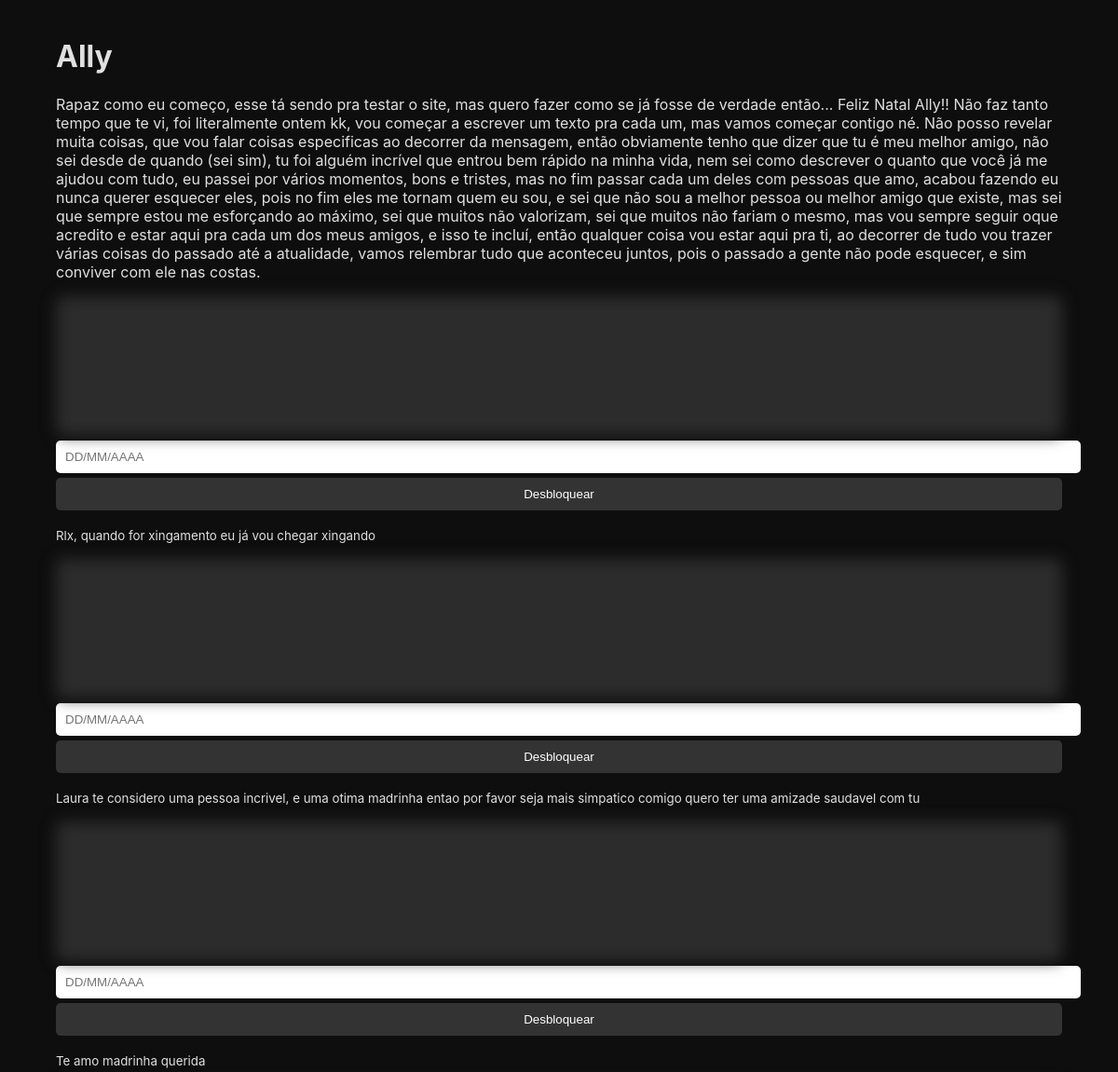
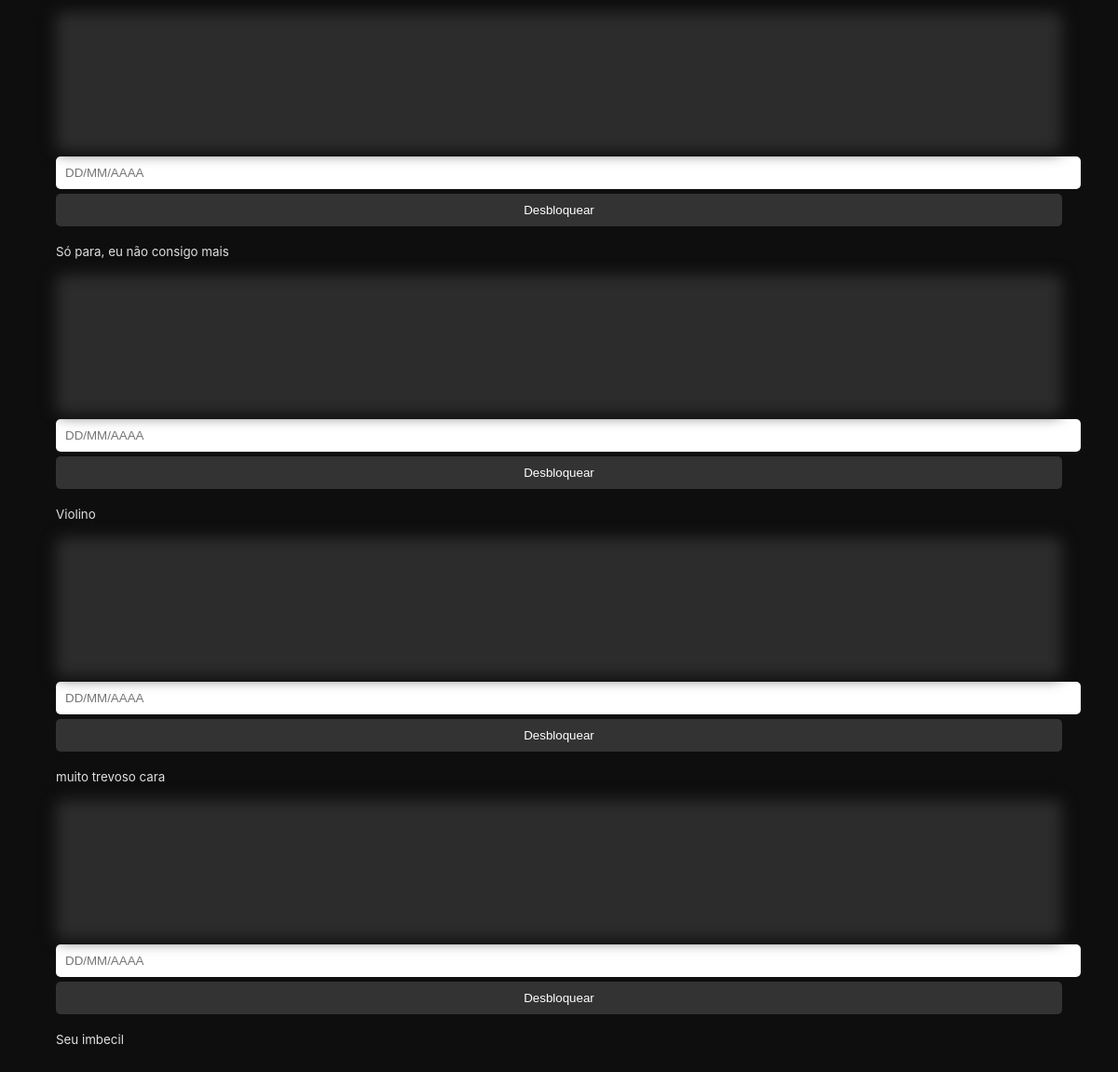
The app's page /amigo/ally/page/ with its own data (2 pictures, top to bottom).
### friends/models.py (models this page shows, shortened)
class Friend(models.Model):
    name = models.CharField(max_length=100)
    icon = models.ImageField(upload_to='icons/')
    password_hash = models.CharField(max_length=128)
    password_hint = models.CharField(max_length=255)
    slug = models.SlugField(unique=True, blank=True)

### texts/models.py (models this page shows, shortened)
class TextBlock(models.Model):
    friend = models.ForeignKey(Friend, on_delete=models.CASCADE, related_name='texts')
    content = models.TextField()
    is_locked = models.BooleanField(default=False)
    password_hash = models.CharField(max_length=128, blank=True)
    password_hint = models.CharField(max_length=255, blank=True)
    order = models.PositiveIntegerField(default=0)
    class Meta:
        ordering = ['order']

### friends/views.py (the view)
# urls.py: path('<slug:slug>/page/', friend_page, name='friend_page'),
def friend_page(request, slug):
    friend = get_object_or_404(Friend, slug=slug)
    texts = TextBlock.objects.filter(friend=friend)
    unlocked_texts = request.session.get('unlocked_texts', [])
    for text in texts:
        text.unlocked = text.id in unlocked_texts
    return render(request, 'friends/friend_page.html', {
        'friend': friend,
        'texts': texts
    })

### templates/friends/friend_page.html (shortened to what this page needs)
{% extends "base.html" %}
{% block content %}
<div class="container">
    <h1>{{ friend.name }}</h1>
    {% for text in texts %}
    <div class="card-text">
        {% if text.is_locked and not text.unlocked %}
            <div class="blurred">
                <span>&nbsp;</span>
            </div>
            <form method="post" action="{% url 'unlock_text' text.id %}">
                <input type="text" name="password" placeholder="DD/MM/AAAA" required>
                <button type="submit">Desbloquear</button>
            </form>
            <p><small>{{ text.password_hint }}</small></p>
        {% else %}
            <p>{{ text.content|linebreaks }}</p>
        {% endif %}
    </div>
    {% endfor %}
</div>
{% endblock %}

### static/css/style.css (style rules this page uses)
body { background-color: #0e0e0e; color: #e0e0e0; font-family: 'Inter', sans-serif; margin: 0; padding: 0; }
.container { width: 90%; max-width: 1200px; margin: auto; padding: 20px; }
.blurred { width: 100%; height: 150px; background-color: #2c2c2c; border-radius: 8px; filter: blur(8px); pointer-events: none; user-select: none; position: relative; }
.card-text p:not(.blurred) { user-select: text; pointer-events: auto; color: #e0e0e0; }
input[type="text"], button { padding: 10px; border-radius: 5px; border: none; margin-top: 5px; width: 100%; }
button { background-color: #333; color: #fff; cursor: pointer; transition: background 0.2s; }

### records on screen
Friend: name "Ally"
TextBlock: content "Rapaz como eu começo, esse tá sendo pra testar o site, mas quero fazer como se já fosse de verdade então... Feliz Natal Ally!! Não faz tanto tempo que te vi, foi literalmente ontem kk, vou começar a escrever um texto pra cada um, mas vamos começar contigo né. Não posso revelar muita coisas, que vou falar coisas especificas ao decorrer da mensagem, então obviamente tenho que dizer que tu é meu melhor amigo, não sei desde de quando (sei sim), tu foi alguém incrível que entrou bem rápido na minha vida, nem sei como descrever o quanto que você já me ajudou com tudo, eu passei por vários momentos, bons e tristes, mas no fim passar cada um deles com pessoas que amo, acabou fazendo eu nunca querer…"
TextBlock: password_hint "Rlx, quando for xingamento eu já vou chegar xingando"
TextBlock: password_hint "Laura te considero uma pessoa incrivel, e uma otima madrinha entao por favor seja mais simpatico comigo quero ter uma amizade saudavel com tu"
TextBlock: password_hint "Te amo madrinha querida"
TextBlock: password_hint "Só para, eu não consigo mais"
TextBlock: password_hint "Violino"
TextBlock: password_hint "muito trevoso cara"
TextBlock: password_hint "Seu imbecil"
